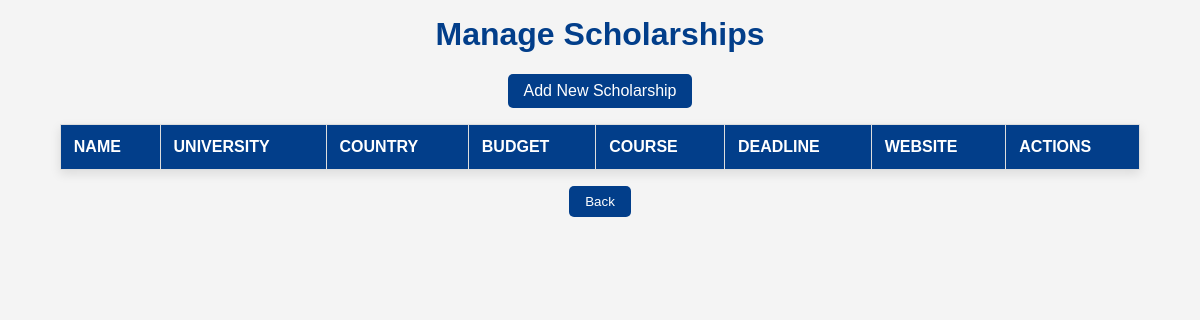
The app's page /view/adminScholarships.php (signed in), older data.
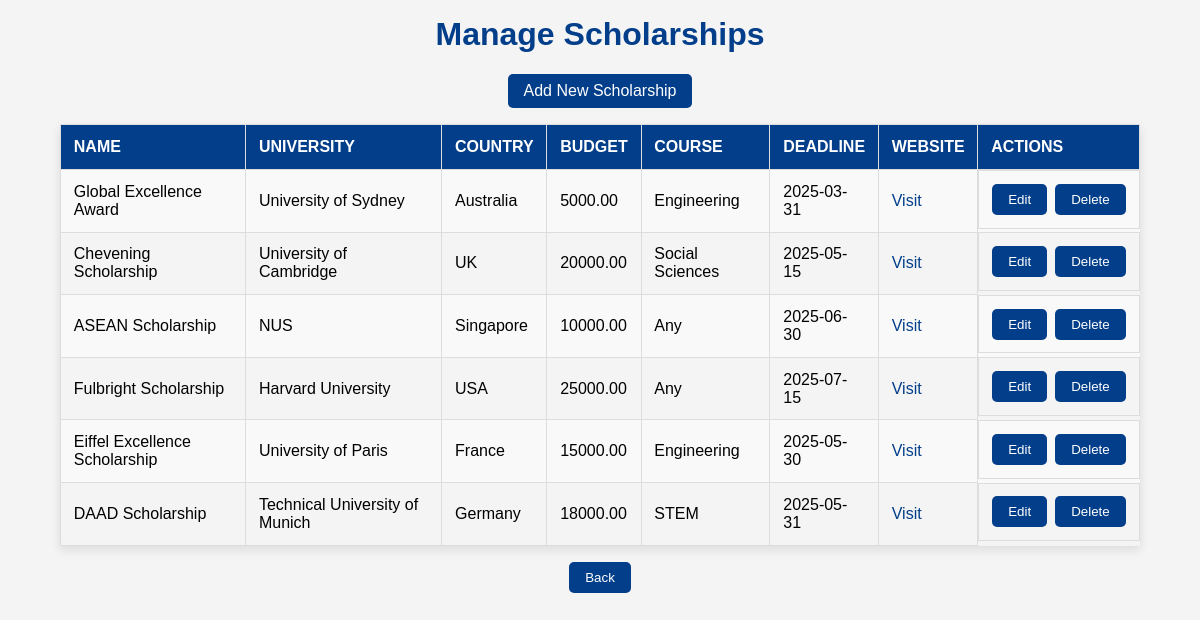
The same page, newer data.
### tables this page shows
CREATE TABLE `scholarships` (
  `id` int(11) NOT NULL,
  `name` varchar(255) NOT NULL,
  `university_name` varchar(255) NOT NULL,
  `scholarship_url` varchar(255) NOT NULL,
  `country` varchar(100) NOT NULL,
  `budget` decimal(10,2) NOT NULL,
  `course` varchar(255) NOT NULL,
  `deadline` date NOT NULL,
  `eligibility` text DEFAULT NULL,
  `description` text DEFAULT NULL
);

### model/scholarshipModel.php (called while the page is built, shortened)
<?php
function getAllScholarships()
{
    $conn = getConnection();
    $sql = "SELECT * FROM scholarships";
    $result = mysqli_query($conn, $sql);
    $scholarships = [];
    while ($row = mysqli_fetch_assoc($result)) {
        $scholarships[] = $row;
    }
    return $scholarships;
}
?>

### view/adminScholarships.php (the view, shortened to what this page needs)
<?php
require_once('../model/scholarshipModel.php');
$scholarships = getAllScholarships();
?>
<!DOCTYPE html>
<html lang="en">
<head>
</head>
<body>
    <h1>Manage Scholarships</h1>
    <div class="add-new">
        <a href="../view/addScholarship.php">Add New Scholarship</a>
    </div>
    <table>
        <tr>
            <th>Name</th>
            <th>University</th>
            <th>Country</th>
            <th>Budget</th>
            <th>Course</th>
            <th>Deadline</th>
            <th>Website</th>
            <th>Actions</th>
        </tr>
        <?php foreach ($scholarships as $scholarship): ?>
        <tr>
            <td><?php echo htmlspecialchars($scholarship['name']); ?></td>
            <td><?php echo htmlspecialchars($scholarship['university_name']); ?></td>
            <td><?php echo htmlspecialchars($scholarship['country']); ?></td>
            <td><?php echo htmlspecialchars($scholarship['budget']); ?></td>
            <td><?php echo htmlspecialchars($scholarship['course']); ?></td>
            <td><?php echo htmlspecialchars($scholarship['deadline']); ?></td>
            <td><a href="<?php echo htmlspecialchars($scholarship['scholarship_url']); ?>" target="_blank">Visit</a></td>
            <td class="actions">
                <form action="editScholarship.php" method="get">
                    <button type="submit">Edit</button>
                </form>
                <form action="../controller/deleteScholarshipCheck.php" method="post" onsubmit="return confirmDelete()">
                    <button type="submit">Delete</button>
                </form>
            </td>
        </tr>
        <?php endforeach; ?>
    </table>
    <div style="text-align: center; margin: 1rem;">
        <button onclick="window.location.href='adminDashboard.php'">Back</button>
    </div>
</body>
</html>

### view/adminScholarships.php (style rules this page uses)
body { margin: 0; font-family: Arial, sans-serif; background-color: #f4f4f4; }
h1 { text-align: center; margin-top: 1rem; color: #023e8a; }
a { color: #023e8a; text-decoration: none; }
table { width: 90%; margin: 1rem auto; border-collapse: collapse; box-shadow: 0 4px 10px rgba(0, 0, 0, 0.1); }
th, td { padding: 0.8rem; text-align: left; border: 1px solid #ddd; }
th { background-color: #023e8a; color: white; text-transform: uppercase; }
tr:nth-child(even) { background-color: #f9f9f9; }
button { background-color: #023e8a; color: white; padding: 0.5rem 1rem; border: none; border-radius: 5px; cursor: pointer; text-align: center; }
.actions { display: flex; gap: 0.5rem; justify-content: center; }
form { display: inline; }
.add-new { display: flex; justify-content: center; margin: 1rem auto; }
.add-new a { background-color: #023e8a; color: white; padding: 0.5rem 1rem; border-radius: 5px; text-decoration: none; }

Row changes from the older to the newer data that the page shows:
added scholarships: name "Global Excellence Award", university_name "University of Sydney", country "Australia", budget "5000.00", course "Engineering", deadline "2025-03-31"
added scholarships: name "Chevening Scholarship", university_name "University of Cambridge", country "UK", budget "20000.00", course "Social Sciences", deadline "2025-05-15"
added scholarships: name "ASEAN Scholarship", university_name "NUS", country "Singapore", budget "10000.00", course "Any", deadline "2025-06-30"
added scholarships: name "Fulbright Scholarship", university_name "Harvard University", country "USA", budget "25000.00", course "Any", deadline "2025-07-15"
added scholarships: name "Eiffel Excellence Scholarship", university_name "University of Paris", country "France", budget "15000.00", course "Engineering", deadline "2025-05-30"
added scholarships: name "DAAD Scholarship", university_name "Technical University of Munich", country "Germany", budget "18000.00", course "STEM", deadline "2025-05-31"
